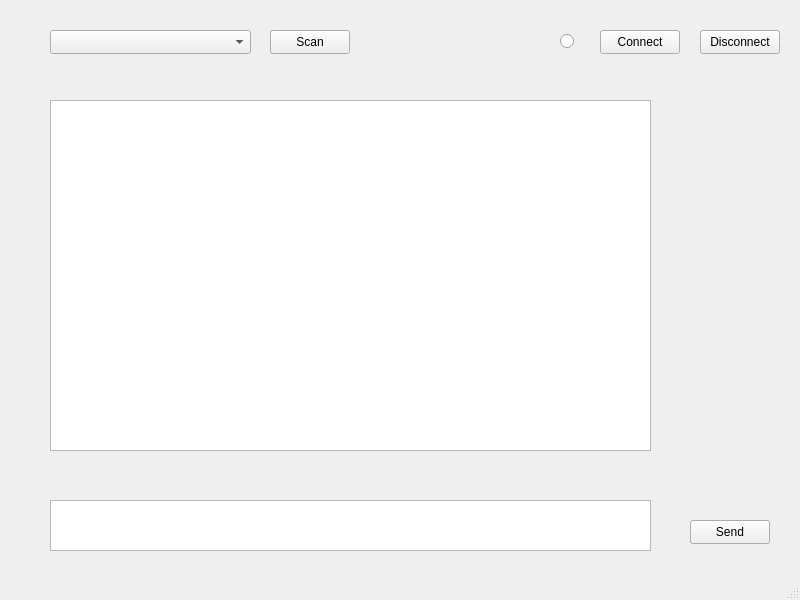
<?xml version="1.0" encoding="UTF-8"?>
<ui version="4.0">
 <class>MainWindow</class>
 <widget class="QMainWindow" name="MainWindow">
  <property name="geometry">
   <rect>
    <x>0</x>
    <y>0</y>
    <width>800</width>
    <height>600</height>
   </rect>
  </property>
  <property name="windowTitle">
   <string>MainWindow</string>
  </property>
  <widget class="QWidget" name="centralwidget">
   <widget class="QPushButton" name="pushButton">
    <property name="geometry">
     <rect>
      <x>270</x>
      <y>30</y>
      <width>80</width>
      <height>24</height>
     </rect>
    </property>
    <property name="text">
     <string>Scan</string>
    </property>
   </widget>
   <widget class="QPushButton" name="ConnectButton">
    <property name="geometry">
     <rect>
      <x>600</x>
      <y>30</y>
      <width>80</width>
      <height>24</height>
     </rect>
    </property>
    <property name="text">
     <string>Connect</string>
    </property>
   </widget>
   <widget class="QComboBox" name="comboBox">
    <property name="geometry">
     <rect>
      <x>50</x>
      <y>30</y>
      <width>201</width>
      <height>24</height>
     </rect>
    </property>
   </widget>
   <widget class="QRadioButton" name="radioButton">
    <property name="geometry">
     <rect>
      <x>560</x>
      <y>30</y>
      <width>16</width>
      <height>22</height>
     </rect>
    </property>
    <property name="text">
     <string/>
    </property>
   </widget>
   <widget class="QTextEdit" name="textEdit">
    <property name="geometry">
     <rect>
      <x>50</x>
      <y>500</y>
      <width>601</width>
      <height>51</height>
     </rect>
    </property>
   </widget>
   <widget class="QPushButton" name="SendMessButton">
    <property name="geometry">
     <rect>
      <x>690</x>
      <y>520</y>
      <width>80</width>
      <height>24</height>
     </rect>
    </property>
    <property name="text">
     <string>Send</string>
    </property>
   </widget>
   <widget class="QTextBrowser" name="textBrowser">
    <property name="geometry">
     <rect>
      <x>50</x>
      <y>100</y>
      <width>601</width>
      <height>351</height>
     </rect>
    </property>
   </widget>
   <widget class="QPushButton" name="DIsconnectButton">
    <property name="geometry">
     <rect>
      <x>700</x>
      <y>30</y>
      <width>80</width>
      <height>24</height>
     </rect>
    </property>
    <property name="text">
     <string>Disconnect</string>
    </property>
   </widget>
  </widget>
  <widget class="QMenuBar" name="menubar">
   <property name="geometry">
    <rect>
     <x>0</x>
     <y>0</y>
     <width>800</width>
     <height>21</height>
    </rect>
   </property>
  </widget>
  <widget class="QStatusBar" name="statusbar"/>
 </widget>
 <resources/>
 <connections/>
</ui>
